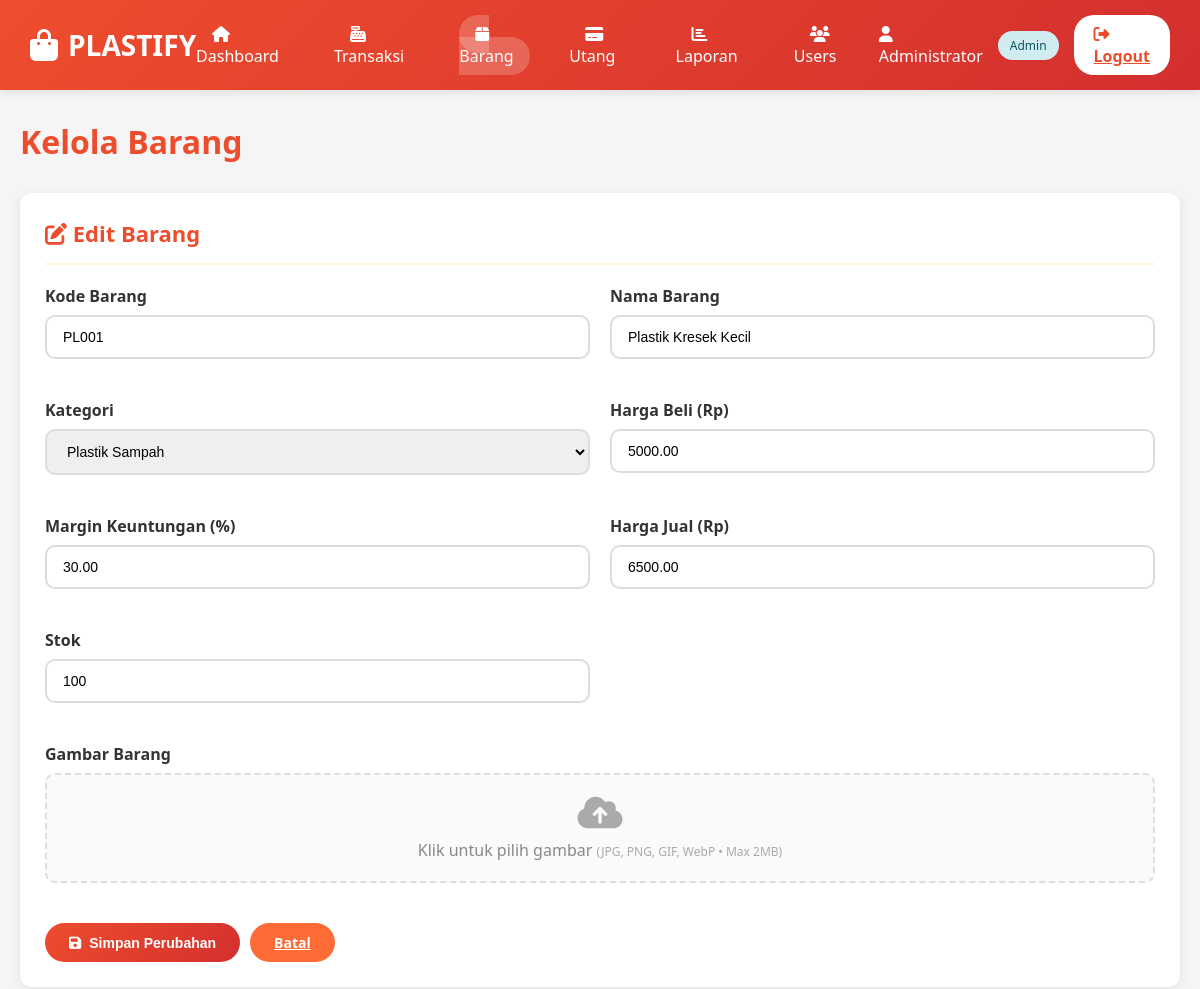
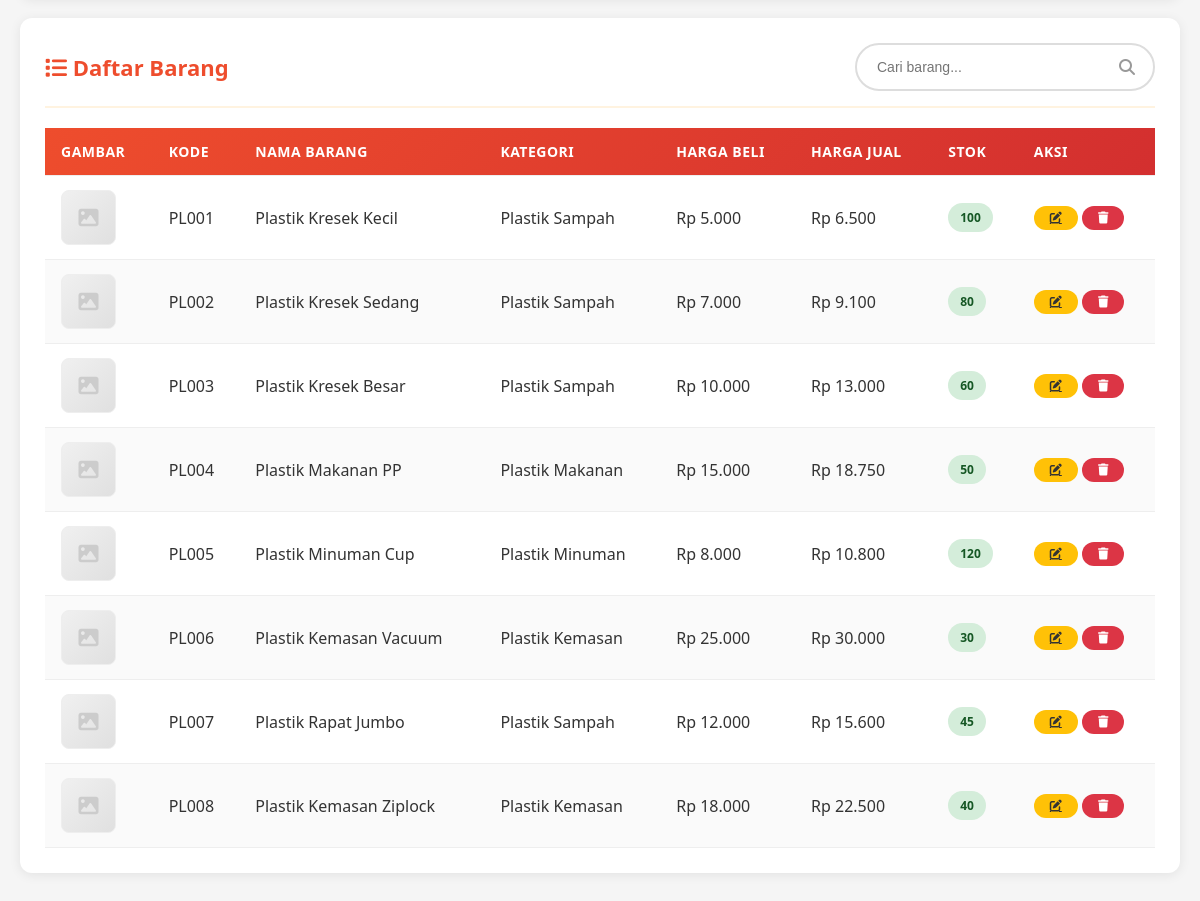
Screenshot of /barang.php?edit=1 (signed in) with the database file from the repository (2 pictures, top to bottom).
### tables this page shows
CREATE TABLE barang (
    id INT AUTO_INCREMENT PRIMARY KEY,
    kode_barang VARCHAR(50) NOT NULL UNIQUE,
    nama_barang VARCHAR(200) NOT NULL,
    kategori_id INT NOT NULL,
    harga_beli DECIMAL(10, 2) NOT NULL,
    margin_keuntungan DECIMAL(5, 2) DEFAULT 20.00,
    harga_jual DECIMAL(10, 2) NOT NULL,
    stok INT DEFAULT 0,
    gambar VARCHAR(255),
    created_at TIMESTAMP DEFAULT CURRENT_TIMESTAMP,
    updated_at TIMESTAMP DEFAULT CURRENT_TIMESTAMP ON UPDATE CURRENT_TIMESTAMP,
    FOREIGN KEY (kategori_id) REFERENCES kategori_barang(id) ON DELETE RESTRICT
);

CREATE TABLE kategori_barang (
    id INT AUTO_INCREMENT PRIMARY KEY,
    nama_kategori VARCHAR(100) NOT NULL,
    created_at TIMESTAMP DEFAULT CURRENT_TIMESTAMP
);

### barang.php (the view, shortened to what this page needs)
<?php
require_once 'config/database.php';
$search = isset($_GET['search']) ? trim($_GET['search']) : '';
$categories = $pdo->query("SELECT * FROM kategori_barang ORDER BY nama_kategori")->fetchAll();
if ($search) {
    $stmt = $pdo->prepare("SELECT b.*, k.nama_kategori FROM barang b LEFT JOIN kategori_barang k ON b.kategori_id = k.id WHERE b.nama_barang LIKE ? OR b.kode_barang LIKE ? ORDER BY b.kode_barang");
    $stmt->execute(["%$search%", "%$search%"]);
} else {
    $stmt = $pdo->query("SELECT b.*, k.nama_kategori FROM barang b LEFT JOIN kategori_barang k ON b.kategori_id = k.id ORDER BY b.kode_barang");
}
$barang = $stmt->fetchAll();
$edit_barang = null;
if (isset($_GET['edit'])) {
    $stmt = $pdo->prepare("SELECT * FROM barang WHERE id = ?");
    $stmt->execute([$_GET['edit']]);
    $edit_barang = $stmt->fetch();
}
?>
<!DOCTYPE html>
<html lang="id">
<head>
    <link rel="stylesheet" href="assets/css/style.css">
    <link rel="stylesheet" href="https://cdnjs.cloudflare.com/ajax/libs/font-awesome/6.4.0/css/all.min.css">
</head>
<body>
    <header class="header">
        <div class="header-content">
            <div class="logo">
                <i class="fas fa-shopping-bag"></i> PLASTIFY
            </div>
            <ul class="nav-menu">
                <li><a href="dashboard.php"><i class="fas fa-home"></i> Dashboard</a></li>
                <li><a href="transaksi.php"><i class="fas fa-cash-register"></i> Transaksi</a></li>
                <li><a href="barang.php" class="active"><i class="fas fa-box"></i> Barang</a></li>
                <li><a href="utang.php"><i class="fas fa-credit-card"></i> Utang</a></li>
                <li><a href="laporan.php"><i class="fas fa-chart-bar"></i> Laporan</a></li>
                <?php if ($_SESSION['role'] == 'admin'): ?>
                    <li><a href="users.php"><i class="fas fa-users"></i> Users</a></li>
                <?php endif; ?>
            </ul>
            <div class="user-info">
                <span><i class="fas fa-user"></i> <?php echo htmlspecialchars($_SESSION['nama_lengkap']); ?></span>
                <span class="badge badge-info"><?php echo ucfirst($_SESSION['role']); ?></span>
                <a href="logout.php" class="btn-logout"><i class="fas fa-sign-out-alt"></i> Logout</a>
            </div>
        </div>
    </header>
    <div class="container">
        <h1 style="margin-bottom: 30px; color: var(--primary-orange);">Kelola Barang</h1>
        <div class="card">
            <div class="card-header">
                <h2 class="card-title"><i class="fas fa-<?php echo $edit_barang ? 'edit' : 'plus'; ?>"></i> <?php echo $edit_barang ? 'Edit Barang' : 'Tambah Barang Baru'; ?></h2>
            </div>
            <form method="POST" action="" enctype="multipart/form-data">
                <div style="display: grid; grid-template-columns: 1fr 1fr; gap: 20px;">
                    <div class="form-group">
                        <label class="form-label">Kode Barang</label>
                        <input type="text" name="kode_barang" class="form-control" value="<?php echo $edit_barang ? htmlspecialchars($edit_barang['kode_barang']) : ''; ?>" required>
                    </div>
                    <div class="form-group">
                        <label class="form-label">Nama Barang</label>
                        <input type="text" name="nama_barang" class="form-control" value="<?php echo $edit_barang ? htmlspecialchars($edit_barang['nama_barang']) : ''; ?>" required>
                    </div>
                    <div class="form-group">
                        <label class="form-label">Kategori</label>
                        <select name="kategori_id" class="form-control" required>
                            <?php foreach ($categories as $cat): ?>
                                <option value="<?php echo $cat['id']; ?>" <?php echo $edit_barang && $edit_barang['kategori_id'] == $cat['id'] ? 'selected' : ''; ?>>
                                    <?php echo htmlspecialchars($cat['nama_kategori']); ?>
                                </option>
                            <?php endforeach; ?>
                        </select>
                    </div>
                    <div class="form-group">
                        <label class="form-label">Harga Beli (Rp)</label>
                        <input type="number" name="harga_beli" class="form-control" step="0.01" value="<?php echo $edit_barang ? $edit_barang['harga_beli'] : ''; ?>" required>
                    </div>
                    <div class="form-group">
                        <label class="form-label">Margin Keuntungan (%)</label>
                        <input type="number" name="margin_keuntungan" class="form-control" step="0.01" value="<?php echo $edit_barang ? $edit_barang['margin_keuntungan'] : '20.00'; ?>" required>
                    </div>
                    <div class="form-group">
                        <label class="form-label">Harga Jual (Rp)</label>
                        <input type="number" name="harga_jual" class="form-control" step="0.01" value="<?php echo $edit_barang ? $edit_barang['harga_jual'] : ''; ?>" required>
                    </div>
                    <div class="form-group">
                        <label class="form-label">Stok</label>
                        <input type="number" name="stok" class="form-control" value="<?php echo $edit_barang ? $edit_barang['stok'] : '0'; ?>" required>
                    </div>
                    <div class="form-group" style="grid-column: 1 / -1;">
                        <label class="form-label">Gambar Barang</label>
                        <div style="border: 2px dashed var(--border-color, #ddd); border-radius: 10px; padding: 20px; text-align: center; background: rgba(0,0,0,0.02); cursor: pointer;" onclick="document.getElementById('gambar-input').click()">
                            <div id="image-preview-wrap">
                                <?php if ($edit_barang && !empty($edit_barang['gambar'])): ?>
                                    <img id="image-preview" src="<?php echo htmlspecialchars($edit_barang['gambar']); ?>" alt="Gambar" style="max-height:180px; max-width:100%; border-radius:8px; object-fit:contain; display:block; margin:0 auto 10px;">
                                    <p style="color:#666; font-size:13px; margin:0;">Klik untuk ganti gambar</p>
                                <?php else: ?>
                                    <div id="upload-placeholder">
                                        <i class="fas fa-cloud-upload-alt" style="font-size:36px; color:#aaa; display:block; margin-bottom:8px;"></i>
                                        <p style="color:#888; margin:0;">Klik untuk pilih gambar <span style="color:#aaa; font-size:12px;">(JPG, PNG, GIF, WebP &bull; Max 2MB)</span></p>
                                    </div>
                                <?php endif; ?>
                            </div>
                        </div>
                    </div>
                </div>
                <div style="display: flex; gap: 10px; margin-top: 20px;">
                    <button type="submit" class="btn btn-primary">
                        <i class="fas fa-<?php echo $edit_barang ? 'save' : 'plus'; ?>"></i> <?php echo $edit_barang ? 'Simpan Perubahan' : 'Tambah Barang'; ?>
                    </button>
                    <?php if ($edit_barang): ?>
                        <a href="barang.php" class="btn btn-secondary">Batal</a>
                    <?php endif; ?>
                </div>
            </form>
        </div>
        <div class="card">
            <div class="card-header">
                <h2 class="card-title"><i class="fas fa-list"></i> Daftar Barang</h2>
                <div class="search-box" style="margin-bottom: 0; width: 300px;">
                    <form method="GET" action="">
                        <input type="text" name="search" placeholder="Cari barang..." value="<?php echo htmlspecialchars($search); ?>">
                        <i class="fas fa-search"></i>
                    </form>
                </div>
            </div>
            <div class="table-responsive">
                <table class="table">
                    <thead>
                        <tr>
                            <th>Gambar</th>
                            <th>Kode</th>
                            <th>Nama Barang</th>
                            <th>Kategori</th>
                            <th>Harga Beli</th>
                            <th>Harga Jual</th>
                            <th>Stok</th>
                            <th>Aksi</th>
                        </tr>
                    </thead>
                    <tbody>
                        <?php foreach ($barang as $item): ?>
                            <tr>
                                <td>
                                    <?php if (!empty($item['gambar']) && file_exists($item['gambar'])): ?>
                                        <img src="<?php echo htmlspecialchars($item['gambar']); ?>" alt="<?php echo htmlspecialchars($item['nama_barang']); ?>" style="width:55px; height:55px; object-fit:cover; border-radius:8px; border:1px solid #eee;">
                                    <?php else: ?>
                                        <div style="width:55px; height:55px; border-radius:8px; background:linear-gradient(135deg,#f0f0f0,#e0e0e0); display:flex; align-items:center; justify-content:center; border:1px solid #eee;">
                                            <i class="fas fa-image" style="color:#ccc; font-size:20px;"></i>
                                        </div>
                                    <?php endif; ?>
                                </td>
                                <td><?php echo htmlspecialchars($item['kode_barang']); ?></td>
                                <td><?php echo htmlspecialchars($item['nama_barang']); ?></td>
                                <td><?php echo htmlspecialchars($item['nama_kategori'] ?? '-'); ?></td>
                                <td>Rp <?php echo number_format($item['harga_beli'], 0, ',', '.'); ?></td>
                                <td>Rp <?php echo number_format($item['harga_jual'], 0, ',', '.'); ?></td>
                                <td>
                                    <?php if ($item['stok'] < 10): ?>
                                        <span class="badge badge-danger"><?php echo $item['stok']; ?></span>
                                    <?php else: ?>
                                        <span class="badge badge-success"><?php echo $item['stok']; ?></span>
                                    <?php endif; ?>
                                </td>
                                <td>
                                    <a href="barang.php?edit=<?php echo $item['id']; ?>" class="btn btn-warning btn-sm">
                                        <i class="fas fa-edit"></i>
                                    </a>
                                    <form method="POST" action="" style="display: inline;" onsubmit="return confirm('Yakin ingin menghapus barang ini?');">
                                        <button type="submit" class="btn btn-danger btn-sm">
                                            <i class="fas fa-trash"></i>
                                        </button>
                                    </form>
                                </td>
                            </tr>
                        <?php endforeach; ?>
                    </tbody>
                </table>
            </div>
        </div>
    </div>
</body>
</html>

### assets/css/style.css (style rules this page uses)
* { margin: 0; padding: 0; box-sizing: border-box; }
body { font-family: 'Segoe UI', Tahoma, Geneva, Verdana, sans-serif; background-color: #f5f5f5; color: #333; }
:root { --primary-orange: #ee4d2d; --primary-red: #d32f2f; --secondary-orange: #ff6b35; --light-orange: #fff3e0; --dark-gray: #333; --light-gray: #f5f5f5; --white: #ffffff; --success: #28a745; --danger: #dc3545; --warning: #ffc107; --info: #17a2b8; }
.header { background: linear-gradient(135deg, var(--primary-orange), var(--primary-red)); color: var(--white); padding: 15px 30px; box-shadow: 0 2px 10px rgba(0,0,0,0.1); position: sticky; top: 0; z-index: 1000; }
.header-content { display: flex; justify-content: space-between; align-items: center; max-width: 1400px; margin: 0 auto; }
.logo { font-size: 28px; font-weight: bold; display: flex; align-items: center; gap: 10px; }
.logo i { font-size: 32px; }
.nav-menu { display: flex; gap: 20px; list-style: none; }
.nav-menu a { color: var(--white); text-decoration: none; font-weight: 500; padding: 8px 16px; border-radius: 20px; transition: all 0.3s; }
.nav-menu a:hover, .nav-menu a.active { background-color: rgba(255,255,255,0.2); }
.user-info { display: flex; align-items: center; gap: 15px; }
.user-info span { font-weight: 500; }
.btn-logout { background-color: var(--white); color: var(--primary-orange); border: none; padding: 8px 20px; border-radius: 20px; cursor: pointer; font-weight: 600; transition: all 0.3s; }
.container { max-width: 1400px; margin: 30px auto; padding: 0 20px; }
.card { background: var(--white); border-radius: 12px; box-shadow: 0 2px 12px rgba(0,0,0,0.08); padding: 25px; margin-bottom: 20px; }
.card-header { display: flex; justify-content: space-between; align-items: center; margin-bottom: 20px; padding-bottom: 15px; border-bottom: 2px solid var(--light-orange); }
.card-title { font-size: 22px; font-weight: 700; color: var(--primary-orange); }
.btn { padding: 10px 24px; border: none; border-radius: 25px; cursor: pointer; font-weight: 600; font-size: 14px; transition: all 0.3s; display: inline-flex; align-items: center; gap: 8px; }
.btn-primary { background: linear-gradient(135deg, var(--primary-orange), var(--primary-red)); color: var(--white); }
.btn-secondary { background-color: var(--secondary-orange); color: var(--white); }
.btn-danger { background-color: var(--danger); color: var(--white); }
.btn-warning { background-color: var(--warning); color: var(--dark-gray); }
.btn-sm { padding: 6px 16px; font-size: 12px; }
.form-group { margin-bottom: 20px; }
.form-label { display: block; margin-bottom: 8px; font-weight: 600; color: var(--dark-gray); }
.form-control { width: 100%; padding: 12px 16px; border: 2px solid #ddd; border-radius: 10px; font-size: 14px; transition: all 0.3s; }
.form-control::placeholder { color: #999; }
select.form-control { cursor: pointer; }
.table-responsive { overflow-x: auto; }
.table { width: 100%; border-collapse: collapse; }
.table thead { background: linear-gradient(135deg, var(--primary-orange), var(--primary-red)); color: var(--white); }
.table th, .table td { padding: 14px 16px; text-align: left; border-bottom: 1px solid #eee; }
.table th { font-weight: 600; font-size: 14px; text-transform: uppercase; letter-spacing: 0.5px; }
.table tbody tr:nth-child(even) { background-color: #fafafa; }
.badge { padding: 6px 12px; border-radius: 20px; font-size: 12px; font-weight: 600; display: inline-block; }
.badge-success { background-color: #d4edda; color: #155724; }
.badge-info { background-color: #d1ecf1; color: #0c5460; }
.search-box { position: relative; margin-bottom: 20px; }
.search-box input { width: 100%; padding: 14px 50px 14px 20px; border: 2px solid #ddd; border-radius: 30px; font-size: 14px; transition: all 0.3s; }
.search-box i { position: absolute; right: 20px; top: 50%; transform: translateY(-50%); color: #999; }

### rows the page displays
barang: kode_barang "PL001", nama_barang "Plastik Kresek Kecil", kategori_id "Plastik Sampah", harga_beli "5000.00", margin_keuntungan "30.00", harga_jual "6500.00", stok "100", kategori.nama_kategori "Plastik Sampah", harga_beli "5.000", harga_jual "6.500"
barang: kode_barang "PL002", nama_barang "Plastik Kresek Sedang", kategori.nama_kategori "Plastik Sampah", harga_beli "7.000", harga_jual "9.100", stok "80"
barang: kode_barang "PL003", nama_barang "Plastik Kresek Besar", kategori.nama_kategori "Plastik Sampah", harga_beli "10.000", harga_jual "13.000", stok "60"
barang: kode_barang "PL004", nama_barang "Plastik Makanan PP", kategori.nama_kategori "Plastik Makanan", harga_beli "15.000", harga_jual "18.750", stok "50"
barang: kode_barang "PL005", nama_barang "Plastik Minuman Cup", kategori.nama_kategori "Plastik Minuman", harga_beli "8.000", harga_jual "10.800", stok "120"
barang: kode_barang "PL006", nama_barang "Plastik Kemasan Vacuum", kategori.nama_kategori "Plastik Kemasan", harga_beli "25.000", harga_jual "30.000", stok "30"
barang: kode_barang "PL007", nama_barang "Plastik Rapat Jumbo", kategori.nama_kategori "Plastik Sampah", harga_beli "12.000", harga_jual "15.600", stok "45"
barang: kode_barang "PL008", nama_barang "Plastik Kemasan Ziplock", kategori.nama_kategori "Plastik Kemasan", harga_beli "18.000", harga_jual "22.500", stok "40"

### other values shown
$_SESSION['nama_lengkap'] "Administrator"
$_SESSION['role'] "Admin"
